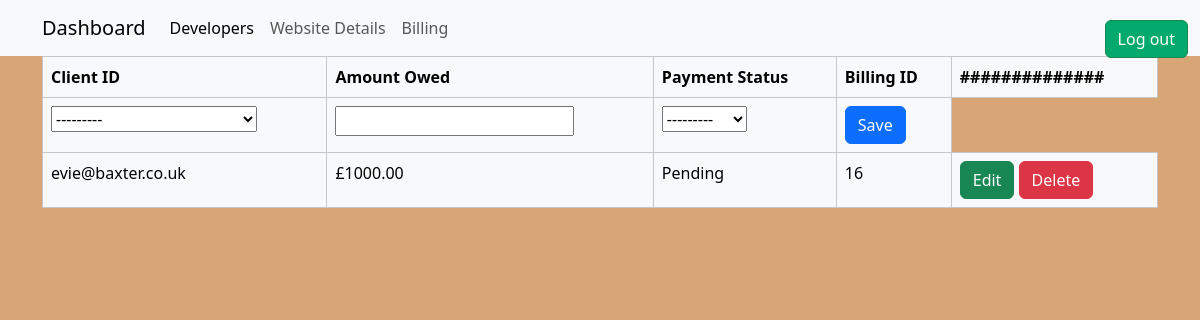
Screenshot of /admin_billing with the database file from the repository.
### WebDev/models.py (models this page shows, shortened)
class Billing(models.Model):
  BillingID = models.BigAutoField(auto_created=True, primary_key=True, blank=False, unique=True)
  ClientID = models.ForeignKey(User, on_delete=models.CASCADE)
  AmountOwed = models.DecimalField(max_digits=100, decimal_places=2, blank=False)
  PaymentStatus = models.CharField(max_length=255,choices=CHOICES, blank=False)

### WebDev/views.py (the view, shortened to what this page needs)
# urls.py: path('admin_billing', views.admin_billing, name='admin_billing'),  # admin billing details
def admin_billing(request):
    context ={}
    form = billing_form()
    bills = Billing.objects.all()
    context['bills'] = bills
    context['form'] = form
    return render(request, 'WebDev/admin_billing.html', context)

### WebDev/forms.py
class billing_form(forms.ModelForm):
    class Meta:
        model=Billing
        fields=['BillingID', 'ClientID', 'AmountOwed', 'PaymentStatus']

### WebDev/templates/WebDev/admin_billing.html (shortened to what this page needs)
<!DOCTYPE html>
{% extends 'WebDev/base.html' %}
{% load static %}
{% block content %}
<head>
</head>
<a href="{% url 'home' %}" class="btn btn-success" style="position:absolute; right: 1%; top:1%; color: #ffffff;  background-color: #04AA6D;">Log out</a>
 <form method="post" action="{%url 'admin_billing' %}">
<table class = "table table-bordered table-light">
    <tr><th>Client ID</th><th>Amount Owed</th><th>Payment Status</th><th>Billing ID</th><th>##############</th></tr>
    {% if not form.instance.BillingID %}
    <tr>
        {%for field in form%}
        <td>{{ field }}</td>
    {%endfor%}
    <td><button class="btn btn-primary" name="bill_save" value = "{{x.BillingID}}">Save </button></td>
    </tr>
    {% endif %}
    {% for x in bills %}
        <tr>
            {% if form.instance.BillingID == x.BillingID %}
            {%for field in form%}
            <td>{{ field }}</td>
            {%endfor%}
            <td><button class="btn btn-primary" name="bill_save" value = "{{x.BillingID}}">Save </button></td>
            {% else %}
            <td>{{x.ClientID}}</td>
            <td>£{{x.AmountOwed}}</td>
            <td>{{x.PaymentStatus}}</td>
            <td>{{x.BillingID}}</td>
            <td>
                <button formnovalidate class="btn btn-success" name="bill_edit" value = "{{x.BillingID}}">Edit</button>
                <button formnovalidate class="btn btn-danger" name="bill_delete" value = "{{x.BillingID}}">Delete</button>
            </td>
            {% endif %}
        </tr>
    {% endfor %}
    </table>
</form>
{% endblock %}

### rows the page displays
Billing: ClientID "evie@baxter.co.uk", AmountOwed "1000.00", PaymentStatus "Pending", BillingID "16"
